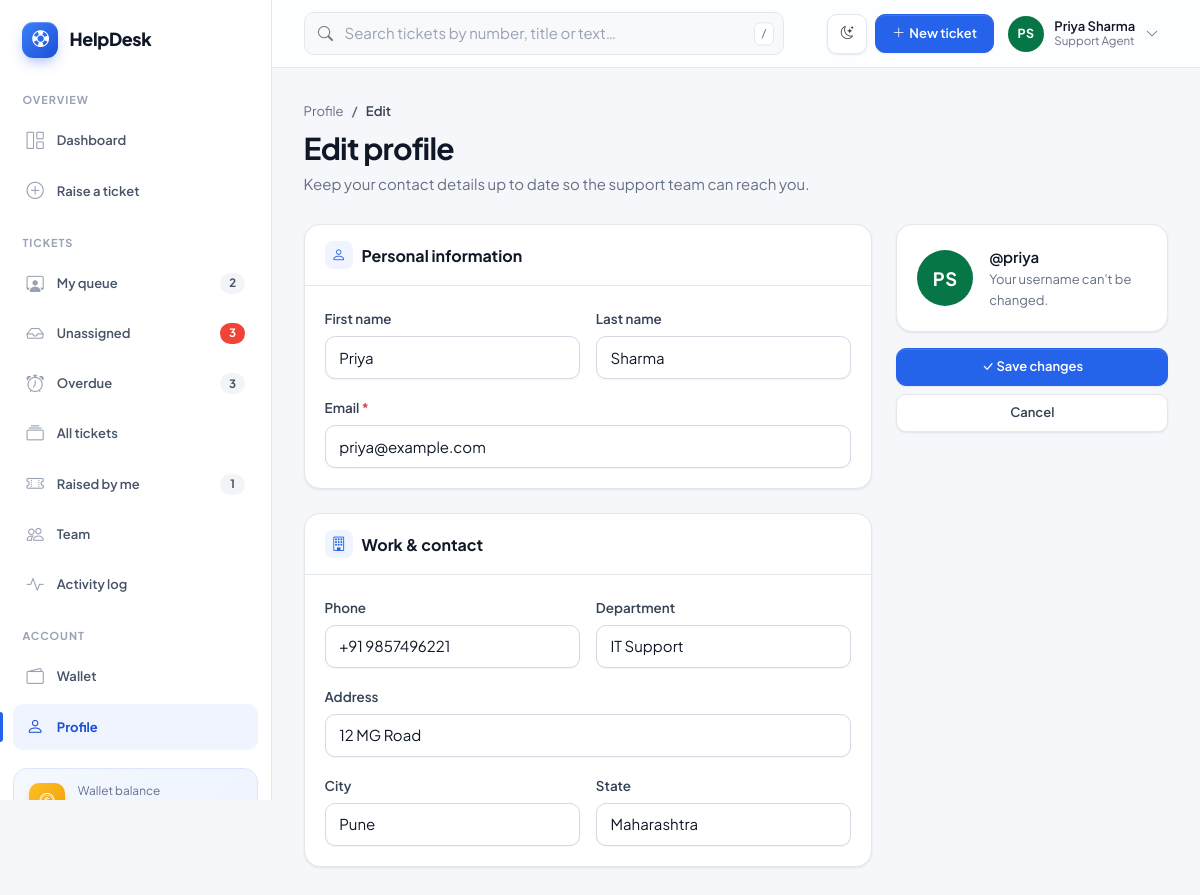
The app's page /profile/edit/ (signed in) with its own data.
### myapp/models.py (models this page shows, shortened)
class UserProfile(models.Model):
    ROLE_CUSTOMER = 'customer'
    ROLE_AGENT = 'agent'
    ROLE_ADMIN = 'admin'
    ROLE_CHOICES = [
        (ROLE_CUSTOMER, 'Customer'),
        (ROLE_AGENT, 'Support Agent'),
        (ROLE_ADMIN, 'Administrator'),
    ]
    user = models.OneToOneField(User, on_delete=models.CASCADE, related_name='profile')
    role = models.CharField(max_length=20, choices=ROLE_CHOICES, default=ROLE_CUSTOMER)
    phone = models.CharField(max_length=20, blank=True)
    department = models.CharField(max_length=100, blank=True)
    address = models.CharField(max_length=200, blank=True)
    city = models.CharField(max_length=100, blank=True)
    state = models.CharField(max_length=100, blank=True)
    @property
    def is_staff_member(self):
        return self.role in (self.ROLE_AGENT, self.ROLE_ADMIN) or self.user.is_superuser

### myapp/views.py (the view)
# urls.py: path('profile/edit/', views.profile_edit, name='profile_edit'),
@login_required
def profile_edit(request):
    user_form = UserUpdateForm(request.POST or None, instance=request.user)
    profile_form = ProfileUpdateForm(request.POST or None, instance=get_profile(request.user))
    if request.method == 'POST' and user_form.is_valid() and profile_form.is_valid():
        user_form.save()
        profile_form.save()
        messages.success(request, 'Profile updated.')
        return redirect('profile')
    return render(request, 'accounts/profile_edit.html', {'user_form': user_form, 'profile_form': profile_form})

### myapp/forms.py (shortened to what this page needs)
class UserUpdateForm(BootstrapMixin, forms.ModelForm):
    email = forms.EmailField()
    class Meta:
        model = User
        fields = ('first_name', 'last_name', 'email')

class ProfileUpdateForm(BootstrapMixin, forms.ModelForm):
    class Meta:
        model = UserProfile
        fields = ('phone', 'department', 'address', 'city', 'state')

### myapp/context_processors.py (called while the page is built)
def asset_version():
    try:
        return str(int(max((STATIC_DIR / name).stat().st_mtime for name in ('app.css', 'app.js'))))
    except OSError:
        return '1'

### myapp/forms.py (called while the page is built)
    def full_clean(self):
        super().full_clean()
        for name in self.errors:
            if name in self.fields:
                widget = self.fields[name].widget
                widget.attrs['class'] = f"{widget.attrs.get('class', '')} is-invalid".strip()

### myapp/permissions.py (called while the page is built)
def get_profile(user):
    try:
        return user.profile
    except UserProfile.DoesNotExist:
        role = UserProfile.ROLE_ADMIN if user.is_superuser else UserProfile.ROLE_CUSTOMER
        profile, _ = UserProfile.objects.get_or_create(user=user, defaults={'role': role})
        return profile

def get_wallet(user):
    wallet, _ = Account.objects.get_or_create(user=user)
    return wallet

def is_admin(user):
    return user.is_authenticated and (user.is_superuser or get_profile(user).role == UserProfile.ROLE_ADMIN)

def is_staff_member(user):
    return user.is_authenticated and (user.is_superuser or get_profile(user).is_staff_member)

### myapp/templatetags/helpdesk.py (called while the page is built)
@register.filter
def display_name(user):
    if not user:
        return 'System'
    return user.get_full_name() or user.username

@register.filter
def initials(user):
    if not user:
        return '?'
    parts = [p for p in (user.first_name, user.last_name) if p]
    if parts:
        return ''.join(p[0] for p in parts[:2]).upper()
    return user.username[:2].upper()

@register.simple_tag
def avatar(user, size='md'):
    if not user:
        return format_html('<span class="avatar avatar-{} avatar-empty" title="Unassigned"><i class="bi bi-person"></i></span>', size)
    color = AVATAR_COLORS[sum(map(ord, user.username)) % len(AVATAR_COLORS)]
    return format_html(
        '<span class="avatar avatar-{}" style="--avatar-bg:{}" title="{}">{}</span>',
        size, color, display_name(user), initials(user),
    )

### myapp/templates/accounts/profile_edit.html (shortened to what this page needs)
{% extends 'base.html' %}
{% load helpdesk %}
{% block content %}
<nav aria-label="breadcrumb"><ol class="breadcrumb">
  <li class="breadcrumb-item"><a href="{% url 'profile' %}">Profile</a></li>
  <li class="breadcrumb-item active">Edit</li>
</ol></nav>
<div class="page-header"><div><h1>Edit profile</h1><p class="subtitle">Keep your contact details up to date so the support team can reach you.</p></div></div>
<form method="post" novalidate>
  <div class="row g-4">
    <div class="col-lg-8">
      <div class="card mb-4">
        <div class="card-header"><span class="card-title"><i class="bi bi-person text-primary"></i> Personal information</span></div>
        <div class="card-body"><div class="row g-3">
          {% include 'partials/field.html' with field=user_form.first_name col='col-md-6' %}
          {% include 'partials/field.html' with field=user_form.last_name col='col-md-6' %}
          {% include 'partials/field.html' with field=user_form.email col='col-12' %}
        </div></div>
      </div>
      <div class="card">
        <div class="card-header"><span class="card-title"><i class="bi bi-building text-primary"></i> Work &amp; contact</span></div>
        <div class="card-body"><div class="row g-3">
          {% include 'partials/field.html' with field=profile_form.phone col='col-md-6' %}
          {% include 'partials/field.html' with field=profile_form.department col='col-md-6' %}
          {% include 'partials/field.html' with field=profile_form.address col='col-12' %}
          {% include 'partials/field.html' with field=profile_form.city col='col-md-6' %}
          {% include 'partials/field.html' with field=profile_form.state col='col-md-6' %}
        </div></div>
      </div>
    </div>
    <div class="col-lg-4">
      <div class="card mb-3">
        <div class="card-body d-flex align-items-center gap-3">
          {% avatar user 'lg' %}
          <div><div class="fw-semibold">@{{ user.username }}</div><div class="small text-muted">Your username can't be changed.</div></div>
        </div>
      </div>
      <div class="d-grid gap-2">
        <button type="submit" class="btn btn-primary py-2"><i class="bi bi-check-lg"></i> Save changes</button>
        <a href="{% url 'profile' %}" class="btn btn-light-subtle">Cancel</a>
      </div>
    </div>
  </div>
</form>
{% endblock %}

### myapp/templates/partials/topbar.html (shortened to what this page needs)
{% load helpdesk %}
<header class="topbar">
  <form class="topbar-search d-none d-sm-block" action="{% url 'ticket_list' %}" method="get" role="search">
    <input id="global-search" class="form-control" type="search" name="q" value="{{ request.GET.q }}" placeholder="Search tickets by number, title or text…" aria-label="Search tickets">
    <kbd class="d-none d-md-inline">/</kbd>
  </form>
  <div class="ms-auto d-flex align-items-center gap-2">
    <button class="btn btn-light-subtle btn-icon" type="button" data-theme-toggle aria-label="Toggle dark mode" title="Toggle dark mode">
      <i class="bi bi-moon-stars theme-icon-light"></i>
    </button>
    <a href="{% url 'ticket_create' %}" class="btn btn-primary d-none d-md-inline-flex align-items-center gap-1"><i class="bi bi-plus-lg"></i> New ticket</a>
    <div class="dropdown">
      <a class="user-menu-toggle" href="#" role="button" data-bs-toggle="dropdown" aria-expanded="false">
        {% avatar user %}
        <span class="d-none d-md-block lh-sm text-start">
          <span class="d-block fw-semibold small">{{ user|display_name }}</span>
          <span class="d-block text-muted" style="font-size:.72rem">{{ current_profile.get_role_display }}</span>
        </span>
        <i class="bi bi-chevron-down small text-muted d-none d-md-inline"></i>
      </a>
    </div>
  </div>
</header>

### myapp/templates/partials/field.html (shortened to what this page needs)
<div class="{{ col|default:'col-12' }}">
  {% if field.widget_type == 'checkbox' %}
    <div class="form-check">
      {{ field }}
      <label class="form-check-label" for="{{ field.id_for_label }}">{{ field.label }}</label>
    </div>
  {% else %}
    <label class="form-label fw-medium" for="{{ field.id_for_label }}">{{ field.label }}{% if field.field.required %} <span class="text-danger">*</span>{% endif %}</label>
    {{ field }}
  {% endif %}
</div>

### records on screen
UserProfile: role "Support Agent", phone "+91 9857496221", department "IT Support", address "12 MG Road", city "Pune", state "Maharashtra"

### other values on screen
{{ nav_counts.queue }} "2"
{{ nav_counts.unassigned }} "3"
{{ nav_counts.overdue }} "3"
{{ nav_counts.my_active }} "1"
{{ user|display_name }} "Priya Sharma"
{{ field.label }} "First name Last name Email Phone Department Address City State"
{{ user.username }} "priya"
